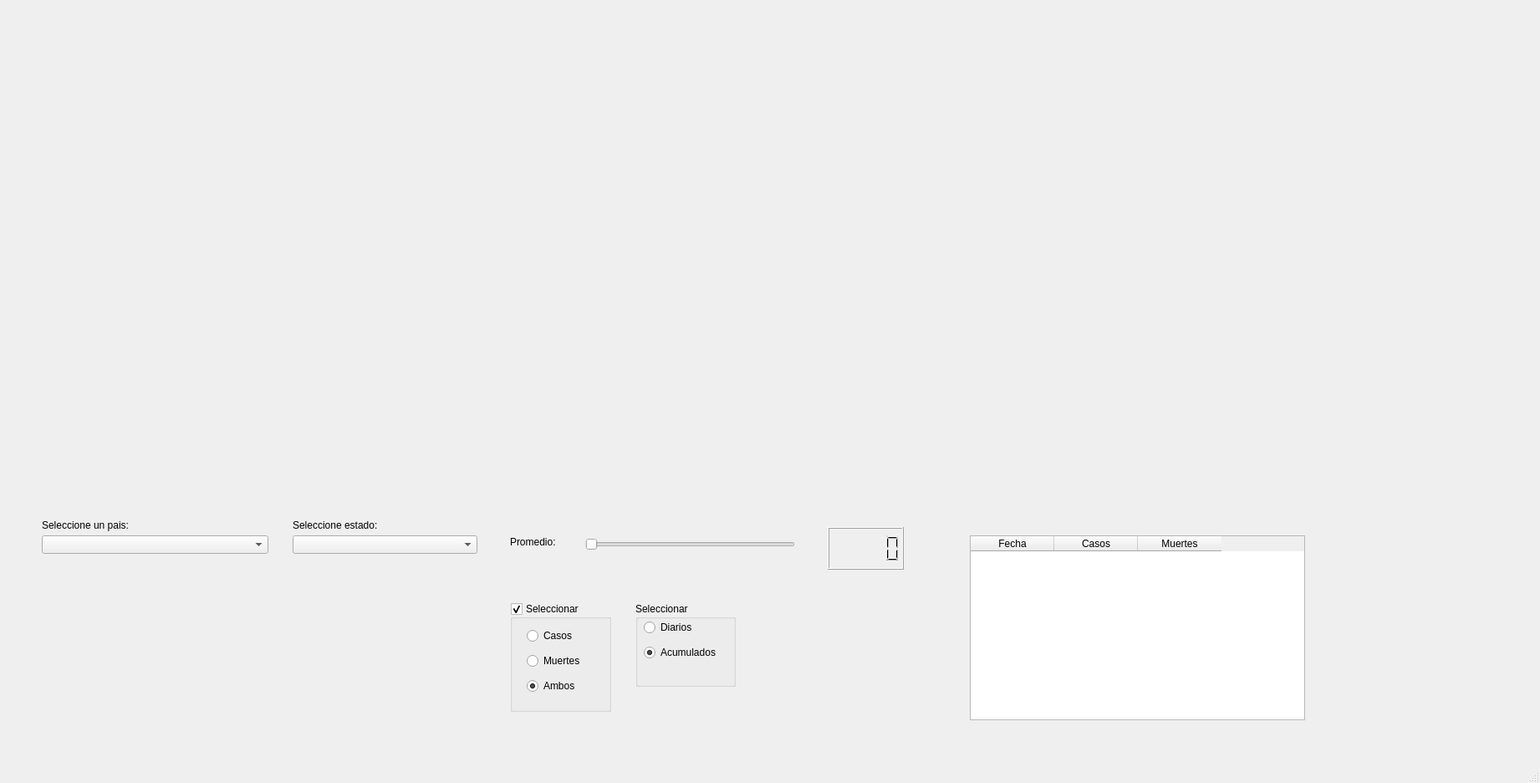
<?xml version="1.0" encoding="UTF-8"?>
<ui version="4.0">
 <class>MainWindow</class>
 <widget class="QMainWindow" name="MainWindow">
  <property name="geometry">
   <rect>
    <x>0</x>
    <y>0</y>
    <width>1842</width>
    <height>936</height>
   </rect>
  </property>
  <property name="windowTitle">
   <string>MainWindow</string>
  </property>
  <widget class="QWidget" name="centralwidget">
   <widget class="MplWidget" name="MplWidget" native="true">
    <property name="geometry">
     <rect>
      <x>60</x>
      <y>40</y>
      <width>1531</width>
      <height>571</height>
     </rect>
    </property>
   </widget>
   <widget class="QComboBox" name="comboBoxCountry">
    <property name="geometry">
     <rect>
      <x>50</x>
      <y>640</y>
      <width>271</width>
      <height>22</height>
     </rect>
    </property>
   </widget>
   <widget class="QLabel" name="label">
    <property name="geometry">
     <rect>
      <x>50</x>
      <y>620</y>
      <width>171</width>
      <height>16</height>
     </rect>
    </property>
    <property name="text">
     <string>Seleccione un pais:</string>
    </property>
   </widget>
   <widget class="QGroupBox" name="groupBox">
    <property name="geometry">
     <rect>
      <x>610</x>
      <y>720</y>
      <width>121</width>
      <height>131</height>
     </rect>
    </property>
    <property name="title">
     <string>Seleccionar</string>
    </property>
    <property name="checkable">
     <bool>true</bool>
    </property>
    <widget class="QRadioButton" name="radioButtonCasos">
     <property name="geometry">
      <rect>
       <x>20</x>
       <y>30</y>
       <width>95</width>
       <height>20</height>
      </rect>
     </property>
     <property name="text">
      <string>Casos</string>
     </property>
     <property name="checkable">
      <bool>true</bool>
     </property>
     <property name="checked">
      <bool>false</bool>
     </property>
    </widget>
    <widget class="QRadioButton" name="radioButtonMuertes">
     <property name="geometry">
      <rect>
       <x>20</x>
       <y>60</y>
       <width>95</width>
       <height>20</height>
      </rect>
     </property>
     <property name="text">
      <string>Muertes</string>
     </property>
     <property name="checkable">
      <bool>true</bool>
     </property>
     <property name="checked">
      <bool>false</bool>
     </property>
    </widget>
    <widget class="QRadioButton" name="radioButtonAmbos">
     <property name="geometry">
      <rect>
       <x>20</x>
       <y>90</y>
       <width>95</width>
       <height>20</height>
      </rect>
     </property>
     <property name="text">
      <string>Ambos</string>
     </property>
     <property name="checkable">
      <bool>true</bool>
     </property>
     <property name="checked">
      <bool>true</bool>
     </property>
    </widget>
   </widget>
   <widget class="QComboBox" name="comboBoxEstado">
    <property name="geometry">
     <rect>
      <x>350</x>
      <y>640</y>
      <width>221</width>
      <height>22</height>
     </rect>
    </property>
   </widget>
   <widget class="QLabel" name="label_2">
    <property name="geometry">
     <rect>
      <x>350</x>
      <y>620</y>
      <width>171</width>
      <height>16</height>
     </rect>
    </property>
    <property name="text">
     <string>Seleccione estado:</string>
    </property>
   </widget>
   <widget class="QGroupBox" name="groupBox_2">
    <property name="geometry">
     <rect>
      <x>760</x>
      <y>720</y>
      <width>120</width>
      <height>101</height>
     </rect>
    </property>
    <property name="title">
     <string>Seleccionar</string>
    </property>
    <widget class="QRadioButton" name="radioButtonDiarios">
     <property name="geometry">
      <rect>
       <x>10</x>
       <y>20</y>
       <width>95</width>
       <height>20</height>
      </rect>
     </property>
     <property name="text">
      <string>Diarios</string>
     </property>
    </widget>
    <widget class="QRadioButton" name="radioButton_2">
     <property name="geometry">
      <rect>
       <x>10</x>
       <y>50</y>
       <width>95</width>
       <height>20</height>
      </rect>
     </property>
     <property name="text">
      <string>Acumulados</string>
     </property>
     <property name="checked">
      <bool>true</bool>
     </property>
    </widget>
   </widget>
   <widget class="QSlider" name="sliderPromedio">
    <property name="geometry">
     <rect>
      <x>700</x>
      <y>640</y>
      <width>251</width>
      <height>22</height>
     </rect>
    </property>
    <property name="minimum">
     <number>0</number>
    </property>
    <property name="maximum">
     <number>15</number>
    </property>
    <property name="orientation">
     <enum>Qt::Horizontal</enum>
    </property>
   </widget>
   <widget class="QLabel" name="label_3">
    <property name="geometry">
     <rect>
      <x>610</x>
      <y>640</y>
      <width>101</width>
      <height>16</height>
     </rect>
    </property>
    <property name="text">
     <string>Promedio:</string>
    </property>
   </widget>
   <widget class="QTableWidget" name="tableWidgetCovid">
    <property name="geometry">
     <rect>
      <x>1160</x>
      <y>640</y>
      <width>401</width>
      <height>221</height>
     </rect>
    </property>
    <column>
     <property name="text">
      <string>Fecha</string>
     </property>
    </column>
    <column>
     <property name="text">
      <string>Casos</string>
     </property>
    </column>
    <column>
     <property name="text">
      <string>Muertes</string>
     </property>
    </column>
   </widget>
   <widget class="QLCDNumber" name="lcdNumberSlider">
    <property name="geometry">
     <rect>
      <x>990</x>
      <y>630</y>
      <width>91</width>
      <height>51</height>
     </rect>
    </property>
   </widget>
  </widget>
  <widget class="QMenuBar" name="menubar">
   <property name="geometry">
    <rect>
     <x>0</x>
     <y>0</y>
     <width>1842</width>
     <height>26</height>
    </rect>
   </property>
  </widget>
  <widget class="QStatusBar" name="statusbar"/>
 </widget>
 <customwidgets>
  <customwidget>
   <class>MplWidget</class>
   <extends>QWidget</extends>
   <header>mplwidget.h</header>
   <container>1</container>
  </customwidget>
 </customwidgets>
 <resources/>
 <connections/>
</ui>
